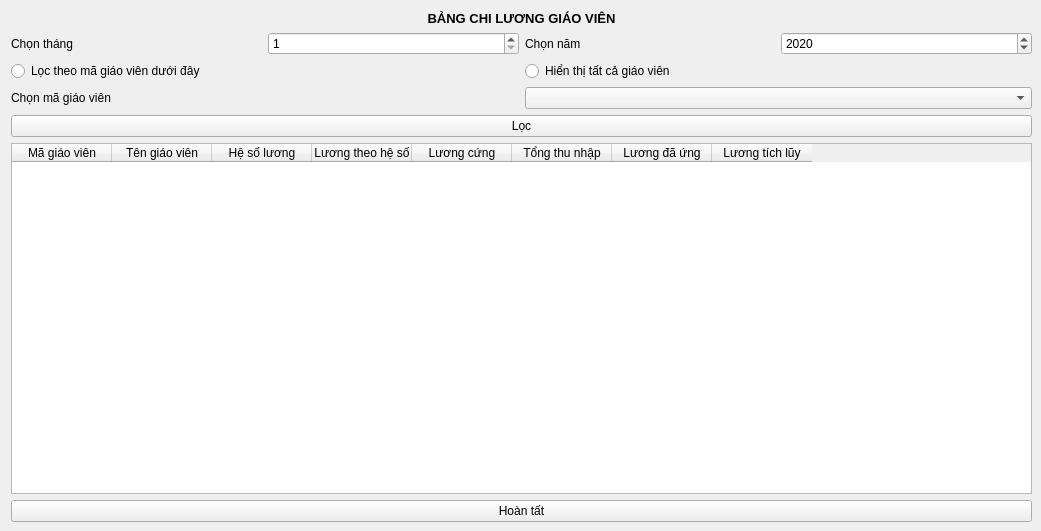
<?xml version="1.0" encoding="UTF-8"?>
<ui version="4.0">
 <class>bclgiaovien</class>
 <widget class="QWidget" name="bclgiaovien">
  <property name="geometry">
   <rect>
    <x>0</x>
    <y>0</y>
    <width>1041</width>
    <height>531</height>
   </rect>
  </property>
  <property name="windowTitle">
   <string>Bảng chi lương giáo viên</string>
  </property>
  <widget class="QWidget" name="layoutWidget">
   <property name="geometry">
    <rect>
     <x>11</x>
     <y>11</y>
     <width>1021</width>
     <height>511</height>
    </rect>
   </property>
   <layout class="QVBoxLayout" name="verticalLayout">
    <item>
     <widget class="QLabel" name="label_3">
      <property name="text">
       <string>&lt;html&gt;&lt;head/&gt;&lt;body&gt;&lt;p align=&quot;center&quot;&gt;&lt;span style=&quot; font-size:10pt; font-weight:600;&quot;&gt;BẢNG CHI LƯƠNG GIÁO VIÊN&lt;/span&gt;&lt;/p&gt;&lt;/body&gt;&lt;/html&gt;</string>
      </property>
     </widget>
    </item>
    <item>
     <layout class="QHBoxLayout" name="horizontalLayout_2">
      <item>
       <widget class="QLabel" name="label">
        <property name="text">
         <string>Chọn tháng</string>
        </property>
       </widget>
      </item>
      <item>
       <widget class="QSpinBox" name="thang">
        <property name="minimum">
         <number>1</number>
        </property>
        <property name="maximum">
         <number>12</number>
        </property>
       </widget>
      </item>
      <item>
       <widget class="QLabel" name="label_2">
        <property name="text">
         <string>Chọn năm</string>
        </property>
       </widget>
      </item>
      <item>
       <widget class="QSpinBox" name="nam">
        <property name="minimum">
         <number>2000</number>
        </property>
        <property name="maximum">
         <number>3000</number>
        </property>
        <property name="value">
         <number>2020</number>
        </property>
       </widget>
      </item>
     </layout>
    </item>
    <item>
     <layout class="QHBoxLayout" name="horizontalLayout">
      <item>
       <widget class="QRadioButton" name="locoption">
        <property name="text">
         <string>Lọc theo mã giáo viên dưới đây</string>
        </property>
       </widget>
      </item>
      <item>
       <widget class="QRadioButton" name="locall">
        <property name="text">
         <string>Hiển thị tất cả giáo viên</string>
        </property>
       </widget>
      </item>
     </layout>
    </item>
    <item>
     <layout class="QHBoxLayout" name="horizontalLayout_3">
      <item>
       <widget class="QLabel" name="label_4">
        <property name="text">
         <string>Chọn mã giáo viên</string>
        </property>
       </widget>
      </item>
      <item>
       <widget class="QComboBox" name="magv"/>
      </item>
     </layout>
    </item>
    <item>
     <widget class="QPushButton" name="loc">
      <property name="text">
       <string>Lọc</string>
      </property>
     </widget>
    </item>
    <item>
     <widget class="QTableWidget" name="payment_view">
      <column>
       <property name="text">
        <string>Mã giáo viên</string>
       </property>
      </column>
      <column>
       <property name="text">
        <string>Tên giáo viên</string>
       </property>
      </column>
      <column>
       <property name="text">
        <string>Hệ số lương</string>
       </property>
      </column>
      <column>
       <property name="text">
        <string>Lương theo hệ số</string>
       </property>
      </column>
      <column>
       <property name="text">
        <string>Lương cứng</string>
       </property>
      </column>
      <column>
       <property name="text">
        <string>Tổng thu nhập</string>
       </property>
      </column>
      <column>
       <property name="text">
        <string>Lương đã ứng</string>
       </property>
      </column>
      <column>
       <property name="text">
        <string>Lương tích lũy</string>
       </property>
      </column>
     </widget>
    </item>
    <item>
     <widget class="QPushButton" name="hoantat">
      <property name="text">
       <string>Hoàn tất</string>
      </property>
     </widget>
    </item>
   </layout>
  </widget>
 </widget>
 <resources/>
 <connections/>
</ui>
